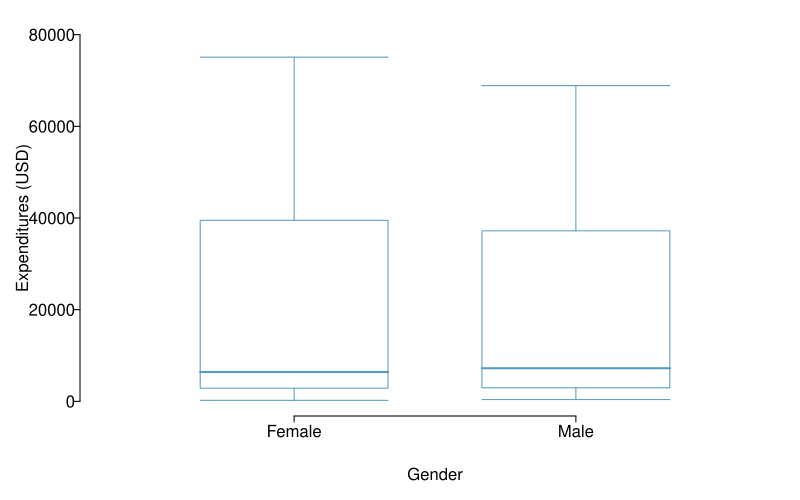

Here is the R script that generated this plot:
library(openintro)
#data(dds.discr)
data(COL)

myPDF("ddsExpGender.pdf", 8, 5,
      mar = c(4.2, 4, 1, 0.5),
      mgp = c(2.4, 0.25, 0),
)

boxPlot(dds.discr$expenditures, dds.discr$gender,
        xlab = 'Gender',
        ylab = 'Expenditures (USD)',
        ylim = c(0, 80000),
        pch = 19,
        pchCex = 1,
        lcol = COL[1],
        col = COL[1,3])

dev.off()
